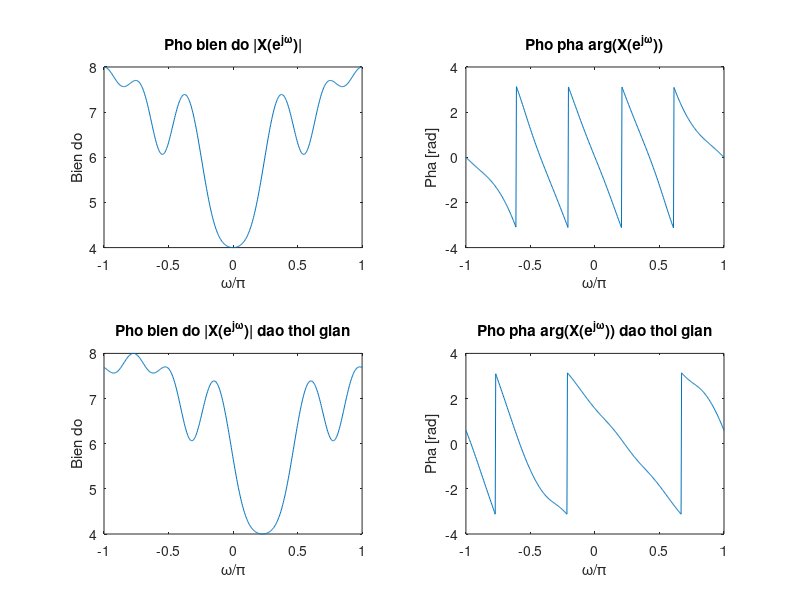

This chart was generated by the following MATLAB code:
w = linspace(-pi,pi,512); 
x=[1 -2 2 -3 3 4 0 -1];  
l=length(x);
h=freqz(x,1,w); 
n=0:l-1;
x2=fliplr(x).*exp(j*n.*(l-1));
h1=freqz(x2,1,w); 

subplot(221),plot(w/pi,abs(h)); 
xlabel('\omega/\pi'); 
ylabel('Bien do'); 
title('Pho bien do |X(e^{j\omega})|'); 
subplot(222),plot(w/pi,angle(h)); 
xlabel('\omega/\pi'); 
ylabel('Pha [rad]'); 
title('Pho pha arg(X(e^{j\omega}))'); 
subplot(223),plot(w/pi,abs(h1)); 
xlabel('\omega/\pi'); 
ylabel('Bien do'); 
title('Pho bien do |X(e^{j\omega})| dao thoi gian'); 
subplot(224),plot(w/pi,angle(h1)); 
xlabel('\omega/\pi'); 
ylabel('Pha [rad]'); 
title('Pho pha arg(X(e^{j\omega})) dao thoi gian');